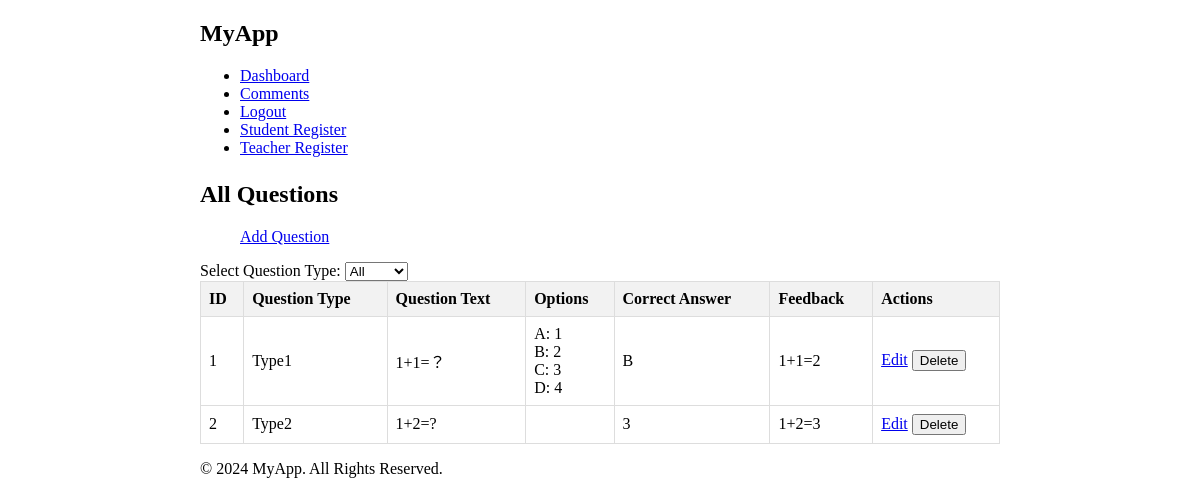
/manage_questions (signed in), run on an earlier commit of the app's database.
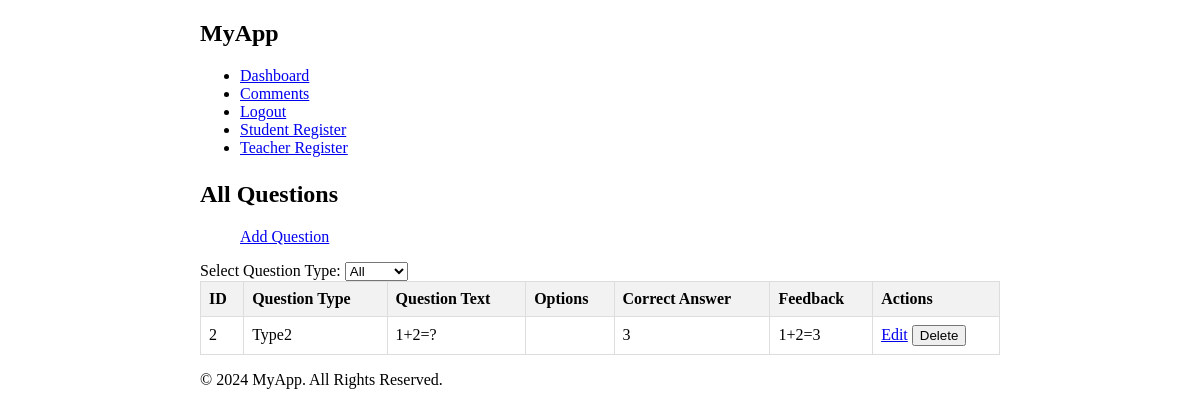
And on a later commit of the database.
### app/models/question.py (models this page shows)
class Question(db.Model):
    id = db.Column(db.Integer, primary_key=True)
    question_text = db.Column(db.Text, nullable=False)
    option_a = db.Column(db.String(200), nullable=False)
    option_b = db.Column(db.String(200), nullable=False)
    option_c = db.Column(db.String(200), nullable=False)
    option_d = db.Column(db.String(200), nullable=False)
    correct_option = db.Column(db.String(100), nullable=False)
    correct_answer = db.Column(db.Text, nullable=False)
    feedback = db.Column(db.Text, nullable=False)
    question_type = db.Column(db.String(50), nullable=False)

### app/routes/teacher_routes.py (the view)
@app.route('/manage_questions', methods=['GET'])
def manage_questions():
    if 'user_id' not in session or session['role'] != 'teacher':
        return redirect(url_for('login'))
    question_type = request.args.get('type')  # 获取查询参数，默认为'all'
    if question_type == 'type1':
        questions = Question.query.filter_by(question_type='Type1').all()
    elif question_type == 'type2':
        questions = Question.query.filter_by(question_type='Type2').all()
    else:
        questions = Question.query.all()
    return render_template('manage_questions.html', questions=questions, selected_type=question_type)

### app/templates/manage_questions.html (shortened to what this page needs)
{% extends "base.html" %}
{% block content %}
<div class="container">
    <h2>All Questions</h2>
    <ul>
        <li style="list-style-type: none"><a href="{{ url_for('add_question') }}" class="btn btn-success">Add Question</a></li>
    </ul>
    <form action="{{ url_for('manage_questions') }}" method="get" class="mb-3">
        <label for="type">Select Question Type:</label>
        <select name="type" id="type" class="form-select" onchange="this.form.submit()">
            <option value="all" {% if selected_type == 'all' %}selected{% endif %}>All</option>
        </select>
    </form>
    <table class="custom-table">
        <thead>
            <tr>
                <th>ID</th>
                <th>Question Type</th>
                <th>Question Text</th>
                <th>Options</th>
                <th>Correct Answer</th>
                <th>Feedback</th>
                <th>Actions</th>
            </tr>
        </thead>
        <tbody>
            {% for question in questions %}
            <tr>
                <td>{{ question.id }}</td>
                <td>{{ question.question_type }}</td>
                <td>{{ question.question_text }}</td>
                <td>
                    {% if question.question_type=='Type1' %}
                    A: {{ question.option_a }}<br>
                    B: {{ question.option_b }}<br>
                    C: {{ question.option_c }}<br>
                    D: {{ question.option_d }}
                    {% endif %}
                </td>
                <td>
                    {% if question.question_type=='Type1' %}
                    {{ question.correct_option }}
                    {% endif %}
                    {% if question.question_type=='Type2' %}
                    {{ question.correct_answer }}
                    {% endif %}
                </td>
                <td>{{ question.feedback }}</td>
                <td>
                    <a href="{{ url_for('edit_question', question_id=question.id) }}" class="btn btn-primary">Edit</a>
                    <form id="deleteForm_{{ question.id }}" action="{{ url_for('delete_question', question_id=question.id) }}" method="post" style="display:inline;">
                        <button type="button" class="btn btn-danger" onclick="deleteQuestion('{{ question.id }}')">Delete</button>
                    </form>
                </td>
            </tr>
            {% endfor %}
        </tbody>
    </table>
</div>
{% endblock %}

What changed in the data, as far as the page shows it:
removed Question: id "1", question_type "Type1", question_text "1+1=？", option_a "1", option_b "2", option_c "3", option_d "4", correct_option "B", feedback "1+1=2"
